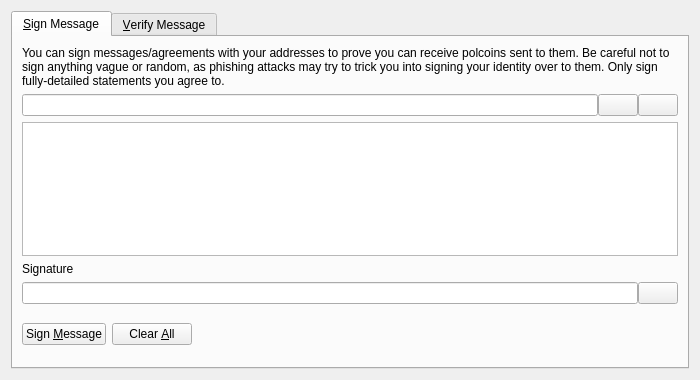
<?xml version="1.0" encoding="UTF-8"?>
<ui version="4.0">
 <class>SignVerifyMessageDialog</class>
 <widget class="QDialog" name="SignVerifyMessageDialog">
  <property name="geometry">
   <rect>
    <x>0</x>
    <y>0</y>
    <width>700</width>
    <height>380</height>
   </rect>
  </property>
  <property name="windowTitle">
   <string>Signatures - Sign / Verify a Message</string>
  </property>
  <property name="modal">
   <bool>true</bool>
  </property>
  <layout class="QVBoxLayout" name="verticalLayout">
   <item>
    <widget class="QTabWidget" name="tabWidget">
     <property name="currentIndex">
      <number>0</number>
     </property>
     <widget class="QWidget" name="tabSignMessage">
      <attribute name="title">
       <string>&amp;Sign Message</string>
      </attribute>
      <layout class="QVBoxLayout" name="verticalLayout_SM">
       <item>
        <widget class="QLabel" name="infoLabel_SM">
         <property name="text">
          <string>You can sign messages/agreements with your addresses to prove you can receive polcoins sent to them. Be careful not to sign anything vague or random, as phishing attacks may try to trick you into signing your identity over to them. Only sign fully-detailed statements you agree to.</string>
         </property>
         <property name="textFormat">
          <enum>Qt::PlainText</enum>
         </property>
         <property name="wordWrap">
          <bool>true</bool>
         </property>
        </widget>
       </item>
       <item>
        <layout class="QHBoxLayout" name="horizontalLayout_1_SM">
         <property name="spacing">
          <number>0</number>
         </property>
         <item>
          <widget class="QValidatedLineEdit" name="addressIn_SM">
           <property name="toolTip">
            <string>The Polcoin address to sign the message with</string>
           </property>
          </widget>
         </item>
         <item>
          <widget class="QPushButton" name="addressBookButton_SM">
           <property name="toolTip">
            <string>Choose previously used address</string>
           </property>
           <property name="text">
            <string/>
           </property>
           <property name="icon">
            <iconset resource="../bitcoin.qrc">
             <normaloff>:/icons/address-book</normaloff>:/icons/address-book</iconset>
           </property>
           <property name="shortcut">
            <string>Alt+A</string>
           </property>
           <property name="autoDefault">
            <bool>false</bool>
           </property>
          </widget>
         </item>
         <item>
          <widget class="QPushButton" name="pasteButton_SM">
           <property name="toolTip">
            <string>Paste address from clipboard</string>
           </property>
           <property name="text">
            <string/>
           </property>
           <property name="icon">
            <iconset resource="../bitcoin.qrc">
             <normaloff>:/icons/editpaste</normaloff>:/icons/editpaste</iconset>
           </property>
           <property name="shortcut">
            <string>Alt+P</string>
           </property>
           <property name="autoDefault">
            <bool>false</bool>
           </property>
          </widget>
         </item>
        </layout>
       </item>
       <item>
        <widget class="QPlainTextEdit" name="messageIn_SM">
         <property name="toolTip">
          <string>Enter the message you want to sign here</string>
         </property>
        </widget>
       </item>
       <item>
        <widget class="QLabel" name="signatureLabel_SM">
         <property name="text">
          <string>Signature</string>
         </property>
         <property name="textFormat">
          <enum>Qt::PlainText</enum>
         </property>
        </widget>
       </item>
       <item>
        <layout class="QHBoxLayout" name="horizontalLayout_2_SM">
         <property name="spacing">
          <number>0</number>
         </property>
         <item>
          <widget class="QLineEdit" name="signatureOut_SM">
           <property name="font">
            <font>
             <italic>true</italic>
            </font>
           </property>
           <property name="readOnly">
            <bool>true</bool>
           </property>
          </widget>
         </item>
         <item>
          <widget class="QPushButton" name="copySignatureButton_SM">
           <property name="toolTip">
            <string>Copy the current signature to the system clipboard</string>
           </property>
           <property name="text">
            <string/>
           </property>
           <property name="icon">
            <iconset resource="../bitcoin.qrc">
             <normaloff>:/icons/editcopy</normaloff>:/icons/editcopy</iconset>
           </property>
           <property name="autoDefault">
            <bool>false</bool>
           </property>
          </widget>
         </item>
        </layout>
       </item>
       <item>
        <layout class="QHBoxLayout" name="horizontalLayout_3_SM">
         <item>
          <widget class="QPushButton" name="signMessageButton_SM">
           <property name="toolTip">
            <string>Sign the message to prove you own this Polcoin address</string>
           </property>
           <property name="text">
            <string>Sign &amp;Message</string>
           </property>
           <property name="icon">
            <iconset resource="../bitcoin.qrc">
             <normaloff>:/icons/edit</normaloff>:/icons/edit</iconset>
           </property>
           <property name="autoDefault">
            <bool>false</bool>
           </property>
          </widget>
         </item>
         <item>
          <widget class="QPushButton" name="clearButton_SM">
           <property name="toolTip">
            <string>Reset all sign message fields</string>
           </property>
           <property name="text">
            <string>Clear &amp;All</string>
           </property>
           <property name="icon">
            <iconset resource="../bitcoin.qrc">
             <normaloff>:/icons/remove</normaloff>:/icons/remove</iconset>
           </property>
           <property name="autoDefault">
            <bool>false</bool>
           </property>
          </widget>
         </item>
         <item>
          <spacer name="horizontalSpacer_1_SM">
           <property name="orientation">
            <enum>Qt::Horizontal</enum>
           </property>
           <property name="sizeHint" stdset="0">
            <size>
             <width>40</width>
             <height>48</height>
            </size>
           </property>
          </spacer>
         </item>
         <item>
          <widget class="QLabel" name="statusLabel_SM">
           <property name="font">
            <font>
             <weight>75</weight>
             <bold>true</bold>
            </font>
           </property>
           <property name="text">
            <string/>
           </property>
           <property name="wordWrap">
            <bool>true</bool>
           </property>
          </widget>
         </item>
         <item>
          <spacer name="horizontalSpacer_2_SM">
           <property name="orientation">
            <enum>Qt::Horizontal</enum>
           </property>
           <property name="sizeHint" stdset="0">
            <size>
             <width>40</width>
             <height>48</height>
            </size>
           </property>
          </spacer>
         </item>
        </layout>
       </item>
      </layout>
     </widget>
     <widget class="QWidget" name="tabVerifyMessage">
      <attribute name="title">
       <string>&amp;Verify Message</string>
      </attribute>
      <layout class="QVBoxLayout" name="verticalLayout_VM">
       <item>
        <widget class="QLabel" name="infoLabel_VM">
         <property name="text">
          <string>Enter the receiver's address, message (ensure you copy line breaks, spaces, tabs, etc. exactly) and signature below to verify the message. Be careful not to read more into the signature than what is in the signed message itself, to avoid being tricked by a man-in-the-middle attack. Note that this only proves the signing party receives with the address, it cannot prove sendership of any transaction!</string>
         </property>
         <property name="textFormat">
          <enum>Qt::PlainText</enum>
         </property>
         <property name="alignment">
          <set>Qt::AlignLeading|Qt::AlignLeft|Qt::AlignTop</set>
         </property>
         <property name="wordWrap">
          <bool>true</bool>
         </property>
        </widget>
       </item>
       <item>
        <layout class="QHBoxLayout" name="horizontalLayout_1_VM">
         <property name="spacing">
          <number>0</number>
         </property>
         <item>
          <widget class="QValidatedLineEdit" name="addressIn_VM">
           <property name="toolTip">
            <string>The Polcoin address the message was signed with</string>
           </property>
          </widget>
         </item>
         <item>
          <widget class="QPushButton" name="addressBookButton_VM">
           <property name="toolTip">
            <string>Choose previously used address</string>
           </property>
           <property name="text">
            <string/>
           </property>
           <property name="icon">
            <iconset resource="../bitcoin.qrc">
             <normaloff>:/icons/address-book</normaloff>:/icons/address-book</iconset>
           </property>
           <property name="shortcut">
            <string>Alt+A</string>
           </property>
           <property name="autoDefault">
            <bool>false</bool>
           </property>
          </widget>
         </item>
        </layout>
       </item>
       <item>
        <widget class="QPlainTextEdit" name="messageIn_VM"/>
       </item>
       <item>
        <widget class="QValidatedLineEdit" name="signatureIn_VM"/>
       </item>
       <item>
        <layout class="QHBoxLayout" name="horizontalLayout_2_VM">
         <item>
          <widget class="QPushButton" name="verifyMessageButton_VM">
           <property name="toolTip">
            <string>Verify the message to ensure it was signed with the specified Polcoin address</string>
           </property>
           <property name="text">
            <string>Verify &amp;Message</string>
           </property>
           <property name="icon">
            <iconset resource="../bitcoin.qrc">
             <normaloff>:/icons/transaction_0</normaloff>:/icons/transaction_0</iconset>
           </property>
           <property name="autoDefault">
            <bool>false</bool>
           </property>
          </widget>
         </item>
         <item>
          <widget class="QPushButton" name="clearButton_VM">
           <property name="toolTip">
            <string>Reset all verify message fields</string>
           </property>
           <property name="text">
            <string>Clear &amp;All</string>
           </property>
           <property name="icon">
            <iconset resource="../bitcoin.qrc">
             <normaloff>:/icons/remove</normaloff>:/icons/remove</iconset>
           </property>
           <property name="autoDefault">
            <bool>false</bool>
           </property>
          </widget>
         </item>
         <item>
          <spacer name="horizontalSpacer_1_VM">
           <property name="orientation">
            <enum>Qt::Horizontal</enum>
           </property>
           <property name="sizeHint" stdset="0">
            <size>
             <width>40</width>
             <height>48</height>
            </size>
           </property>
          </spacer>
         </item>
         <item>
          <widget class="QLabel" name="statusLabel_VM">
           <property name="font">
            <font>
             <weight>75</weight>
             <bold>true</bold>
            </font>
           </property>
           <property name="text">
            <string/>
           </property>
           <property name="wordWrap">
            <bool>true</bool>
           </property>
          </widget>
         </item>
         <item>
          <spacer name="horizontalSpacer_2_VM">
           <property name="orientation">
            <enum>Qt::Horizontal</enum>
           </property>
           <property name="sizeHint" stdset="0">
            <size>
             <width>40</width>
             <height>48</height>
            </size>
           </property>
          </spacer>
         </item>
        </layout>
       </item>
      </layout>
     </widget>
    </widget>
   </item>
  </layout>
 </widget>
 <customwidgets>
  <customwidget>
   <class>QValidatedLineEdit</class>
   <extends>QLineEdit</extends>
   <header>qt/qvalidatedlineedit.h</header>
  </customwidget>
 </customwidgets>
 <resources>
  <include location="../bitcoin.qrc"/>
 </resources>
 <connections/>
</ui>
